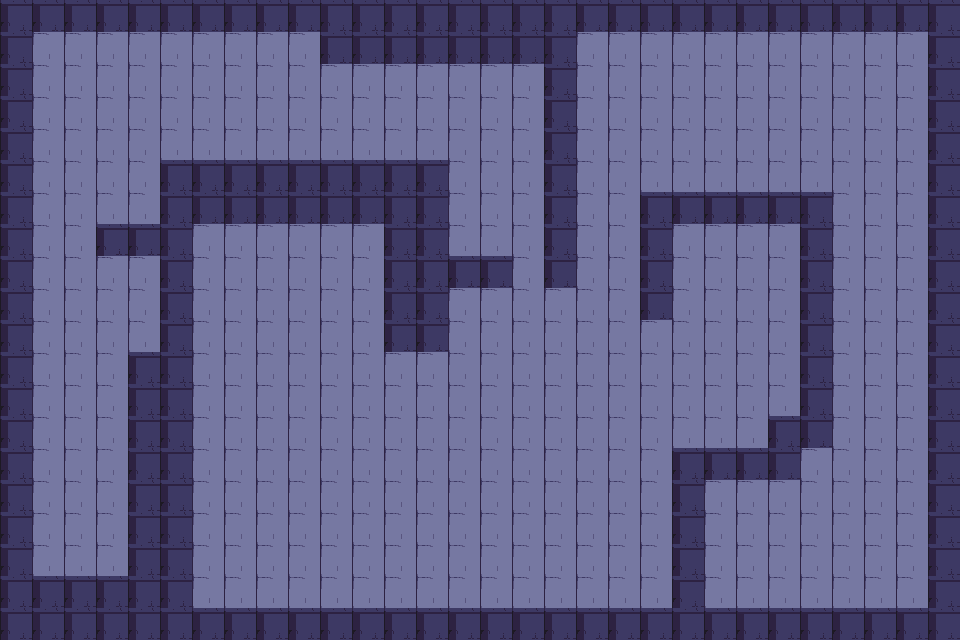

The image is a tile-based game level rendered from a .tmx file. Its description and complete source (layers, tilesets, objects, tile grids) follow:
An orthogonal 30x20 tile map with 32x32 px tiles, 2 tile layers (ground, wall), 7 tilesets and 10 objects (3x Gold, 3x Enemy, 2x Bonus, Exit, Player).

<map version="1.9" tiledversion="1.9.2" orientation="orthogonal" renderorder="right-down" width="30" height="20" tilewidth="32" tileheight="32" infinite="0" nextlayerid="8" nextobjectid="16">
 <editorsettings>
  <export target="../maps/first.json" format="json" />
 </editorsettings>
 <tileset firstgid="1" name="Dungeon" tilewidth="32" tileheight="32" tilecount="112" columns="4">
  <image source="Dungeon.png" width="128" height="896" />
 </tileset>
 <tileset firstgid="113" name="AnimationSheet_Character" tilewidth="32" tileheight="32" tilecount="72" columns="8">
  <image source="AnimationSheet_Character.png" width="256" height="288" />
 </tileset>
 <tileset firstgid="185" name="enemy_right" tilewidth="32" tileheight="32" tilecount="1" columns="1">
  <image source="enemy_right.png" width="32" height="32" />
 </tileset>
 <tileset firstgid="186" name="heal" tilewidth="32" tileheight="32" tilecount="1" columns="1">
  <image source="heal.png" width="32" height="32" />
 </tileset>
 <tileset firstgid="187" name="game_pack" tilewidth="32" tileheight="32" tilecount="9" columns="3">
  <image source="game_pack.png" width="126" height="126" />
 </tileset>
 <tileset firstgid="196" name="exit" tilewidth="32" tileheight="32" tilecount="1" columns="1">
  <image source="exit.png" width="32" height="32" />
 </tileset>
 <tileset firstgid="197" name="gold" tilewidth="32" tileheight="32" tilecount="1" columns="1">
  <image source="gold.png" width="32" height="32" />
 </tileset>
 <layer id="1" name="ground" width="30" height="20">
  <data encoding="csv">
0,0,0,0,0,0,0,0,0,0,0,0,0,0,0,0,0,0,0,0,0,0,0,0,0,0,0,0,0,0,
0,5,5,5,5,5,5,5,5,5,0,0,0,0,0,0,0,0,5,5,5,5,5,5,5,5,5,5,5,0,
0,5,5,5,5,5,5,5,5,5,5,5,5,5,5,5,5,0,5,5,5,5,5,5,5,5,5,5,5,0,
0,5,5,5,5,5,5,5,5,5,5,5,5,5,5,5,5,0,5,5,5,5,5,5,5,5,5,5,5,0,
0,5,5,5,5,5,5,5,5,5,5,5,5,5,5,5,5,0,5,5,5,5,5,5,5,5,5,5,5,0,
0,5,5,5,5,0,0,0,0,0,0,0,0,0,5,5,5,0,5,5,5,5,5,5,5,5,5,5,5,0,
0,5,5,5,5,0,0,0,0,0,0,0,0,0,5,5,5,0,5,5,0,0,0,0,0,0,5,5,5,0,
0,5,5,0,0,0,5,5,5,5,5,5,0,0,5,5,5,0,5,5,0,5,5,5,5,0,5,5,5,0,
0,5,5,5,5,0,5,5,5,5,5,5,0,0,0,0,5,0,5,5,0,5,5,5,5,0,5,5,5,0,
0,5,5,5,5,0,5,5,5,5,5,5,0,0,5,5,5,5,5,5,0,5,5,5,5,0,5,5,5,0,
0,5,5,5,5,0,5,5,5,5,5,5,0,0,5,5,5,5,5,5,5,5,5,5,5,0,5,5,5,0,
0,5,5,5,0,0,5,5,5,5,5,5,5,5,5,5,5,5,5,5,5,5,5,5,5,0,5,5,5,0,
0,5,5,5,0,0,5,5,5,5,5,5,5,5,5,5,5,5,5,5,5,5,5,5,5,0,5,5,5,0,
0,5,5,5,0,0,5,5,5,5,5,5,5,5,5,5,5,5,5,5,5,5,5,5,0,0,5,5,5,0,
0,5,5,5,0,0,5,5,5,5,5,5,5,5,5,5,5,5,5,5,5,0,0,0,0,5,5,5,5,0,
0,5,5,5,0,0,5,5,5,5,5,5,5,5,5,5,5,5,5,5,5,0,5,5,5,5,5,5,5,0,
0,5,5,5,0,0,5,5,5,5,5,5,5,5,5,5,5,5,5,5,5,0,5,5,5,5,5,5,5,0,
0,5,5,5,0,0,5,5,5,5,5,5,5,5,5,5,5,5,5,5,5,0,5,5,5,5,5,5,5,0,
0,0,0,0,0,0,5,5,5,5,5,5,5,5,5,5,5,5,5,5,5,0,5,5,5,5,5,5,5,0,
0,0,0,0,0,0,0,0,0,0,0,0,0,0,0,0,0,0,0,0,0,0,0,0,0,0,0,0,0,0
</data>
 </layer>
 <objectgroup id="6" name="exit">
  <object id="12" name="Exit" class="Exit" gid="196" x="737" y="576" width="32" height="32" />
 </objectgroup>
 <objectgroup id="7" name="gold">
  <object id="13" name="Gold" class="Gold" gid="197" x="738" y="321" width="32" height="32" />
  <object id="14" name="Gold" class="Gold" gid="197" x="256" y="288" width="32" height="32" />
  <object id="15" name="Gold" class="Gold" gid="197" x="128" y="323" width="32" height="32" />
 </objectgroup>
 <layer id="5" name="wall" width="30" height="20" locked="1">
  <data encoding="csv">
37,37,37,37,37,37,37,37,37,37,37,37,37,37,37,37,37,37,37,37,37,37,37,37,37,37,37,37,37,37,
37,0,0,0,0,0,0,0,0,0,37,37,37,37,37,37,37,37,0,0,0,0,0,0,0,0,0,0,0,37,
37,0,0,0,0,0,0,0,0,0,0,0,0,0,0,0,0,37,0,0,0,0,0,0,0,0,0,0,0,37,
37,0,0,0,0,0,0,0,0,0,0,0,0,0,0,0,0,37,0,0,0,0,0,0,0,0,0,0,0,37,
37,0,0,0,0,0,0,0,0,0,0,0,0,0,0,0,0,37,0,0,0,0,0,0,0,0,0,0,0,37,
37,0,0,0,0,37,37,37,37,37,37,37,37,37,0,0,0,37,0,0,0,0,0,0,0,0,0,0,0,37,
37,0,0,0,0,37,37,37,37,37,37,37,37,37,0,0,0,37,0,0,37,37,37,37,37,37,0,0,0,37,
37,0,0,37,37,37,0,0,0,0,0,0,37,37,0,0,0,37,0,0,37,0,0,0,0,37,0,0,0,37,
37,0,0,0,0,37,0,0,0,0,0,0,37,37,37,37,0,37,0,0,37,0,0,0,0,37,0,0,0,37,
37,0,0,0,0,37,0,0,0,0,0,0,37,37,0,0,0,0,0,0,37,0,0,0,0,37,0,0,0,37,
37,0,0,0,0,37,0,0,0,0,0,0,37,37,0,0,0,0,0,0,0,0,0,0,0,37,0,0,0,37,
37,0,0,0,37,37,0,0,0,0,0,0,0,0,0,0,0,0,0,0,0,0,0,0,0,37,0,0,0,37,
37,0,0,0,37,37,0,0,0,0,0,0,0,0,0,0,0,0,0,0,0,0,0,0,0,37,0,0,0,37,
37,0,0,0,37,37,0,0,0,0,0,0,0,0,0,0,0,0,0,0,0,0,0,0,37,37,0,0,0,37,
37,0,0,0,37,37,0,0,0,0,0,0,0,0,0,0,0,0,0,0,0,37,37,37,37,0,0,0,0,37,
37,0,0,0,37,37,0,0,0,0,0,0,0,0,0,0,0,0,0,0,0,37,0,0,0,0,0,0,0,37,
37,0,0,0,37,37,0,0,0,0,0,0,0,0,0,0,0,0,0,0,0,37,0,0,0,0,0,0,0,37,
37,0,0,0,37,37,0,0,0,0,0,0,0,0,0,0,0,0,0,0,0,37,0,0,0,0,0,0,0,37,
37,37,37,37,37,37,0,0,0,0,0,0,0,0,0,0,0,0,0,0,0,37,0,0,0,0,0,0,0,37,
37,37,37,37,37,37,37,37,37,37,37,37,37,37,37,37,37,37,37,37,37,37,37,37,37,37,37,37,37,37
</data>
 </layer>
 <objectgroup id="2" name="player" class="Player">
  <object id="1" name="Player" class="Player" gid="113" x="33" y="158" width="32" height="32" />
 </objectgroup>
 <objectgroup id="3" name="enemy" class="Enemy">
  <object id="2" name="Enemy" class="Enemy" gid="185" x="476" y="190" width="32" height="32" />
  <object id="3" name="Enemy" class="Enemy" gid="185" x="65" y="450" width="32" height="32" />
  <object id="4" name="Enemy" class="Enemy" gid="185" x="448" y="589" width="32" height="32" />
 </objectgroup>
 <objectgroup id="4" name="heal" class="Bonus">
  <object id="5" name="Bonus" class="Bonus" gid="186" x="546" y="415" width="32" height="32" />
  <object id="11" name="Bonus" class="Bonus" gid="186" x="835" y="156" width="32" height="32" />
 </objectgroup>
</map>
